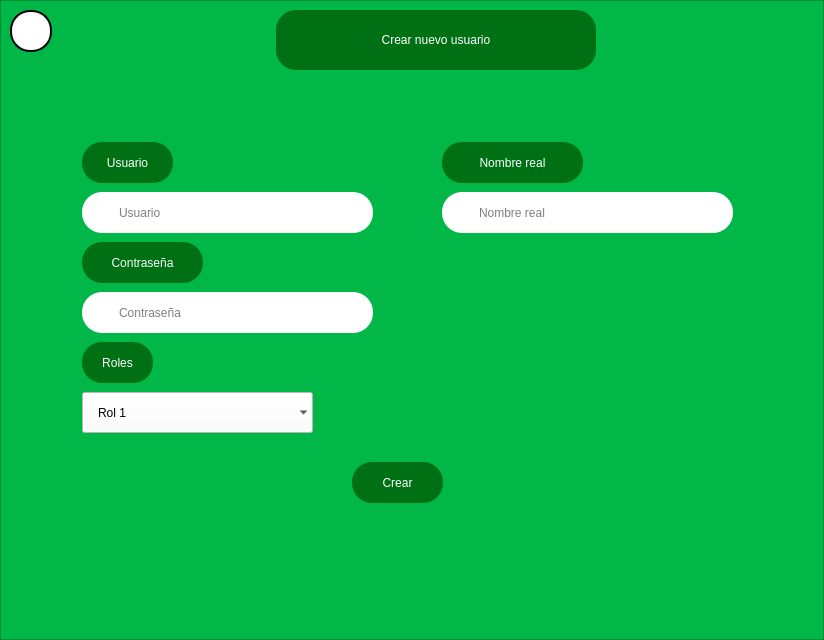
<?xml version="1.0" encoding="UTF-8"?>
<ui version="4.0">
 <class>CrearNuevoUsuario</class>
 <widget class="QWidget" name="CrearNuevoUsuario">
  <property name="geometry">
   <rect>
    <x>0</x>
    <y>0</y>
    <width>824</width>
    <height>640</height>
   </rect>
  </property>
  <property name="windowTitle">
   <string>Form</string>
  </property>
  <property name="styleSheet">
   <string notr="true">background-color: rgb(255, 255, 255);</string>
  </property>
  <layout class="QHBoxLayout" name="horizontalLayout">
   <property name="spacing">
    <number>0</number>
   </property>
   <property name="leftMargin">
    <number>0</number>
   </property>
   <property name="topMargin">
    <number>0</number>
   </property>
   <property name="rightMargin">
    <number>0</number>
   </property>
   <property name="bottomMargin">
    <number>0</number>
   </property>
   <item>
    <widget class="QScrollArea" name="area_de_scroll">
     <property name="styleSheet">
      <string notr="true">background-color: rgb(255, 255, 255);</string>
     </property>
     <property name="frameShape">
      <enum>QFrame::NoFrame</enum>
     </property>
     <property name="widgetResizable">
      <bool>true</bool>
     </property>
     <widget class="QWidget" name="scrollAreaWidgetContents">
      <property name="geometry">
       <rect>
        <x>0</x>
        <y>0</y>
        <width>824</width>
        <height>640</height>
       </rect>
      </property>
      <layout class="QVBoxLayout" name="verticalLayout_2">
       <property name="spacing">
        <number>0</number>
       </property>
       <property name="leftMargin">
        <number>0</number>
       </property>
       <property name="topMargin">
        <number>0</number>
       </property>
       <property name="rightMargin">
        <number>0</number>
       </property>
       <property name="bottomMargin">
        <number>0</number>
       </property>
       <item>
        <widget class="QFrame" name="espacio_principal">
         <property name="styleSheet">
          <string notr="true">background-color: rgb(0, 183, 72);</string>
         </property>
         <property name="frameShape">
          <enum>QFrame::StyledPanel</enum>
         </property>
         <property name="frameShadow">
          <enum>QFrame::Raised</enum>
         </property>
         <layout class="QVBoxLayout" name="verticalLayout">
          <property name="spacing">
           <number>0</number>
          </property>
          <property name="leftMargin">
           <number>0</number>
          </property>
          <property name="topMargin">
           <number>0</number>
          </property>
          <property name="rightMargin">
           <number>0</number>
          </property>
          <property name="bottomMargin">
           <number>0</number>
          </property>
          <item alignment="Qt::AlignTop">
           <widget class="QFrame" name="espacio_superior">
            <property name="sizePolicy">
             <sizepolicy hsizetype="Preferred" vsizetype="Preferred">
              <horstretch>0</horstretch>
              <verstretch>10</verstretch>
             </sizepolicy>
            </property>
            <property name="minimumSize">
             <size>
              <width>0</width>
              <height>30</height>
             </size>
            </property>
            <property name="maximumSize">
             <size>
              <width>16777215</width>
              <height>70</height>
             </size>
            </property>
            <layout class="QHBoxLayout" name="horizontalLayout_2">
             <item alignment="Qt::AlignLeft|Qt::AlignTop">
              <widget class="QPushButton" name="boton_de_regreso">
               <property name="minimumSize">
                <size>
                 <width>42</width>
                 <height>42</height>
                </size>
               </property>
               <property name="maximumSize">
                <size>
                 <width>42</width>
                 <height>42</height>
                </size>
               </property>
               <property name="cursor">
                <cursorShape>PointingHandCursor</cursorShape>
               </property>
               <property name="styleSheet">
                <string notr="true">QPushButton{

	background-color: rgb(255, 255, 255);
	border-radius: 20px ;
	border:2px solid;

}

QPushButton:hover{

	background-color: rgb(199, 199, 199)
}</string>
               </property>
               <property name="text">
                <string/>
               </property>
               <property name="icon">
                <iconset>
                 <normaloff>../recursos_de_imagenes/iconos_de_interfaz/flecha_izquierda_2.png</normaloff>../recursos_de_imagenes/iconos_de_interfaz/flecha_izquierda_2.png</iconset>
               </property>
               <property name="iconSize">
                <size>
                 <width>30</width>
                 <height>30</height>
                </size>
               </property>
              </widget>
             </item>
             <item alignment="Qt::AlignHCenter|Qt::AlignTop">
              <widget class="QLabel" name="label">
               <property name="sizePolicy">
                <sizepolicy hsizetype="Preferred" vsizetype="Preferred">
                 <horstretch>10</horstretch>
                 <verstretch>0</verstretch>
                </sizepolicy>
               </property>
               <property name="minimumSize">
                <size>
                 <width>320</width>
                 <height>60</height>
                </size>
               </property>
               <property name="maximumSize">
                <size>
                 <width>320</width>
                 <height>60</height>
                </size>
               </property>
               <property name="styleSheet">
                <string notr="true">QLabel{
	
	background-color: rgb(0, 112, 21);
	font: 75 18pt &quot;Arial&quot;;
	color: rgb(255, 255, 255);
	border-radius:20px;

}</string>
               </property>
               <property name="text">
                <string>Crear nuevo usuario</string>
               </property>
               <property name="alignment">
                <set>Qt::AlignCenter</set>
               </property>
              </widget>
             </item>
            </layout>
           </widget>
          </item>
          <item alignment="Qt::AlignHCenter|Qt::AlignTop">
           <widget class="QFrame" name="espacio_central">
            <property name="sizePolicy">
             <sizepolicy hsizetype="Preferred" vsizetype="Preferred">
              <horstretch>0</horstretch>
              <verstretch>60</verstretch>
             </sizepolicy>
            </property>
            <property name="minimumSize">
             <size>
              <width>700</width>
              <height>500</height>
             </size>
            </property>
            <property name="maximumSize">
             <size>
              <width>16777215</width>
              <height>500</height>
             </size>
            </property>
            <property name="frameShape">
             <enum>QFrame::NoFrame</enum>
            </property>
            <property name="frameShadow">
             <enum>QFrame::Raised</enum>
            </property>
            <widget class="QLineEdit" name="input_nombre_real">
             <property name="geometry">
              <rect>
               <x>380</x>
               <y>100</y>
               <width>291</width>
               <height>41</height>
              </rect>
             </property>
             <property name="styleSheet">
              <string notr="true">QLineEdit{
	
	font: 12pt &quot;Arial&quot;;
	border-radius:20px;
	padding-left: 35px;
	padding-top:1px;
	background:#ffffff;


}</string>
             </property>
             <property name="placeholderText">
              <string>Nombre real</string>
             </property>
            </widget>
            <widget class="QLineEdit" name="input_contrasena">
             <property name="geometry">
              <rect>
               <x>20</x>
               <y>200</y>
               <width>291</width>
               <height>41</height>
              </rect>
             </property>
             <property name="styleSheet">
              <string notr="true">QLineEdit{
	
	font: 12pt &quot;Arial&quot;;
	border-radius:20px;
	padding-left: 35px;
	padding-top:1px;
	background:#ffffff;


}</string>
             </property>
             <property name="text">
              <string/>
             </property>
             <property name="echoMode">
              <enum>QLineEdit::Password</enum>
             </property>
             <property name="placeholderText">
              <string>Contraseña</string>
             </property>
             <property name="cursorMoveStyle">
              <enum>Qt::VisualMoveStyle</enum>
             </property>
            </widget>
            <widget class="QLabel" name="icono_usuario">
             <property name="geometry">
              <rect>
               <x>390</x>
               <y>110</y>
               <width>21</width>
               <height>21</height>
              </rect>
             </property>
             <property name="styleSheet">
              <string notr="true">background-color: rgb(255, 255, 255);
border-radius:10px;</string>
             </property>
             <property name="text">
              <string/>
             </property>
             <property name="pixmap">
              <pixmap>../recursos_de_imagenes/iconos_de_interfaz/icono_de_usuario.png</pixmap>
             </property>
             <property name="scaledContents">
              <bool>true</bool>
             </property>
            </widget>
            <widget class="QComboBox" name="boton_roles">
             <property name="geometry">
              <rect>
               <x>20</x>
               <y>300</y>
               <width>231</width>
               <height>41</height>
              </rect>
             </property>
             <property name="styleSheet">
              <string notr="true">QComboBox{
	background:#ffffff;
	font: 75 15pt &quot;Arial&quot;;
	padding-left:15px;
}

QComboBox:focus {
    border: 2px solid #0078d7;   /* Borde azul cuando está en foco */
    background-color: #e0f7ff;   /* Fondo azul claro */
}

QComboBox:focus {
    border: 2px solid #0078d7;   /* Borde azul cuando está en foco */
    background-color: #e0f7ff;   /* Fondo azul claro */
}




QComboBox QAbstractItemView {
    border: 1px solid #ccc;
    background-color: white;
    color: #333;
    padding: 5px;  /* Margen interno de la lista */
    spacing: 10px; /* Espaciado entre los elementos (algunas versiones de Qt lo admiten) */
}

QComboBox QAbstractItemView::item {
    padding: 8px; /* Espaciado interno de cada elemento */
    margin: 4px; /* Separación entre los elementos */
}

QComboBox QAbstractItemView::item:hover {
    background-color: #c5c1c1;
    color: white;
}



</string>
             </property>
             <property name="frame">
              <bool>false</bool>
             </property>
             <item>
              <property name="text">
               <string>Rol 1</string>
              </property>
             </item>
             <item>
              <property name="text">
               <string>Rol 2</string>
              </property>
             </item>
             <item>
              <property name="text">
               <string>Rol 3</string>
              </property>
             </item>
            </widget>
            <widget class="QLabel" name="titulo_roles">
             <property name="geometry">
              <rect>
               <x>20</x>
               <y>250</y>
               <width>71</width>
               <height>41</height>
              </rect>
             </property>
             <property name="styleSheet">
              <string notr="true">QLabel{
	
	background-color: rgb(0, 112, 21);
	
	
	font: 75 14pt &quot;Arial&quot;;
	color: rgb(255, 255, 255);
	border-radius:20px;

}</string>
             </property>
             <property name="text">
              <string>Roles</string>
             </property>
             <property name="alignment">
              <set>Qt::AlignCenter</set>
             </property>
            </widget>
            <widget class="QLabel" name="titulo_contrasena">
             <property name="geometry">
              <rect>
               <x>20</x>
               <y>150</y>
               <width>121</width>
               <height>41</height>
              </rect>
             </property>
             <property name="styleSheet">
              <string notr="true">QLabel{
	
	background-color: rgb(0, 112, 21);
	
	
	font: 75 14pt &quot;Arial&quot;;
	color: rgb(255, 255, 255);
	border-radius:20px;

}</string>
             </property>
             <property name="text">
              <string>Contraseña</string>
             </property>
             <property name="alignment">
              <set>Qt::AlignCenter</set>
             </property>
            </widget>
            <widget class="QLineEdit" name="input_usuario">
             <property name="geometry">
              <rect>
               <x>20</x>
               <y>100</y>
               <width>291</width>
               <height>41</height>
              </rect>
             </property>
             <property name="styleSheet">
              <string notr="true">QLineEdit{
	
	font: 12pt &quot;Arial&quot;;
	border-radius:20px;
	padding-left: 35px;
	padding-top:1px;
	background:#ffffff;


}</string>
             </property>
             <property name="placeholderText">
              <string>Usuario</string>
             </property>
            </widget>
            <widget class="QLabel" name="icono_contrasena">
             <property name="geometry">
              <rect>
               <x>30</x>
               <y>210</y>
               <width>21</width>
               <height>21</height>
              </rect>
             </property>
             <property name="styleSheet">
              <string notr="true">background-color: rgb(255, 255, 255);
border-radius:10px;</string>
             </property>
             <property name="text">
              <string/>
             </property>
             <property name="pixmap">
              <pixmap>../recursos_de_imagenes/iconos_de_interfaz/icono_contraseña.png</pixmap>
             </property>
             <property name="scaledContents">
              <bool>true</bool>
             </property>
            </widget>
            <widget class="QLabel" name="icono_usuario_2">
             <property name="geometry">
              <rect>
               <x>30</x>
               <y>110</y>
               <width>21</width>
               <height>21</height>
              </rect>
             </property>
             <property name="styleSheet">
              <string notr="true">background-color: rgb(255, 255, 255);
border-radius:10px;</string>
             </property>
             <property name="text">
              <string/>
             </property>
             <property name="pixmap">
              <pixmap>../recursos_de_imagenes/iconos_de_interfaz/icono_de_usuario.png</pixmap>
             </property>
             <property name="scaledContents">
              <bool>true</bool>
             </property>
            </widget>
            <widget class="QLabel" name="titulo_usuario">
             <property name="geometry">
              <rect>
               <x>20</x>
               <y>50</y>
               <width>91</width>
               <height>41</height>
              </rect>
             </property>
             <property name="styleSheet">
              <string notr="true">QLabel{
	
	background-color: rgb(0, 112, 21);
	
	
	font: 75 14pt &quot;Arial&quot;;
	color: rgb(255, 255, 255);
	border-radius:20px;

}</string>
             </property>
             <property name="text">
              <string>Usuario</string>
             </property>
             <property name="alignment">
              <set>Qt::AlignCenter</set>
             </property>
            </widget>
            <widget class="QLabel" name="titulo_nombre_real">
             <property name="geometry">
              <rect>
               <x>380</x>
               <y>50</y>
               <width>141</width>
               <height>41</height>
              </rect>
             </property>
             <property name="styleSheet">
              <string notr="true">QLabel{
	
	background-color: rgb(0, 112, 21);
	
	
	font: 75 14pt &quot;Arial&quot;;
	color: rgb(255, 255, 255);
	border-radius:20px;

}</string>
             </property>
             <property name="text">
              <string>Nombre real</string>
             </property>
             <property name="alignment">
              <set>Qt::AlignCenter</set>
             </property>
            </widget>
            <widget class="QPushButton" name="boton_crear_usuario">
             <property name="geometry">
              <rect>
               <x>290</x>
               <y>370</y>
               <width>91</width>
               <height>41</height>
              </rect>
             </property>
             <property name="cursor">
              <cursorShape>PointingHandCursor</cursorShape>
             </property>
             <property name="styleSheet">
              <string notr="true">QPushButton{

	background-color: rgb(0, 112, 21);
	font: 75 14pt &quot;Arial&quot;;
	color: rgb(255, 255, 255);
	border-radius:20px;

}

QPushButton:hover{

	
	background-color: rgb(0, 56, 10);

}</string>
             </property>
             <property name="text">
              <string>Crear</string>
             </property>
            </widget>
            <widget class="QLabel" name="logo_tela">
             <property name="geometry">
              <rect>
               <x>400</x>
               <y>160</y>
               <width>211</width>
               <height>191</height>
              </rect>
             </property>
             <property name="sizePolicy">
              <sizepolicy hsizetype="Preferred" vsizetype="Fixed">
               <horstretch>0</horstretch>
               <verstretch>0</verstretch>
              </sizepolicy>
             </property>
             <property name="text">
              <string/>
             </property>
             <property name="pixmap">
              <pixmap>../recursos_de_imagenes/Tela.png</pixmap>
             </property>
             <property name="scaledContents">
              <bool>true</bool>
             </property>
            </widget>
            <zorder>input_nombre_real</zorder>
            <zorder>input_contrasena</zorder>
            <zorder>input_usuario</zorder>
            <zorder>icono_usuario</zorder>
            <zorder>boton_roles</zorder>
            <zorder>titulo_roles</zorder>
            <zorder>titulo_contrasena</zorder>
            <zorder>icono_contrasena</zorder>
            <zorder>icono_usuario_2</zorder>
            <zorder>titulo_usuario</zorder>
            <zorder>titulo_nombre_real</zorder>
            <zorder>boton_crear_usuario</zorder>
            <zorder>logo_tela</zorder>
           </widget>
          </item>
         </layout>
        </widget>
       </item>
      </layout>
     </widget>
    </widget>
   </item>
  </layout>
 </widget>
 <resources/>
 <connections/>
</ui>
